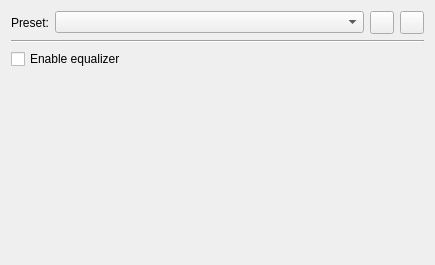
<?xml version="1.0" encoding="UTF-8"?>
<ui version="4.0">
 <class>Equalizer</class>
 <widget class="QDialog" name="Equalizer">
  <property name="geometry">
   <rect>
    <x>0</x>
    <y>0</y>
    <width>435</width>
    <height>265</height>
   </rect>
  </property>
  <property name="windowTitle">
   <string>Equalizer</string>
  </property>
  <layout class="QVBoxLayout" name="verticalLayout">
   <item>
    <layout class="QHBoxLayout" name="horizontalLayout">
     <item>
      <widget class="QLabel" name="label">
       <property name="text">
        <string>Preset:</string>
       </property>
      </widget>
     </item>
     <item>
      <widget class="QComboBox" name="preset">
       <property name="sizePolicy">
        <sizepolicy hsizetype="Expanding" vsizetype="Fixed">
         <horstretch>0</horstretch>
         <verstretch>0</verstretch>
        </sizepolicy>
       </property>
      </widget>
     </item>
     <item>
      <widget class="QToolButton" name="preset_save">
       <property name="toolTip">
        <string>Save preset</string>
       </property>
      </widget>
     </item>
     <item>
      <widget class="QToolButton" name="preset_del">
       <property name="toolTip">
        <string>Delete preset</string>
       </property>
      </widget>
     </item>
    </layout>
   </item>
   <item>
    <widget class="Line" name="line">
     <property name="orientation">
      <enum>Qt::Horizontal</enum>
     </property>
    </widget>
   </item>
   <item>
    <widget class="QCheckBox" name="enable">
     <property name="text">
      <string>Enable equalizer</string>
     </property>
    </widget>
   </item>
   <item>
    <widget class="QWidget" name="slider_container" native="true">
     <property name="enabled">
      <bool>false</bool>
     </property>
     <property name="sizePolicy">
      <sizepolicy hsizetype="Preferred" vsizetype="Expanding">
       <horstretch>0</horstretch>
       <verstretch>0</verstretch>
      </sizepolicy>
     </property>
     <layout class="QHBoxLayout" name="horizontalLayout_2"/>
    </widget>
   </item>
  </layout>
 </widget>
 <tabstops>
  <tabstop>preset</tabstop>
  <tabstop>preset_save</tabstop>
 </tabstops>
 <resources/>
 <connections/>
</ui>
